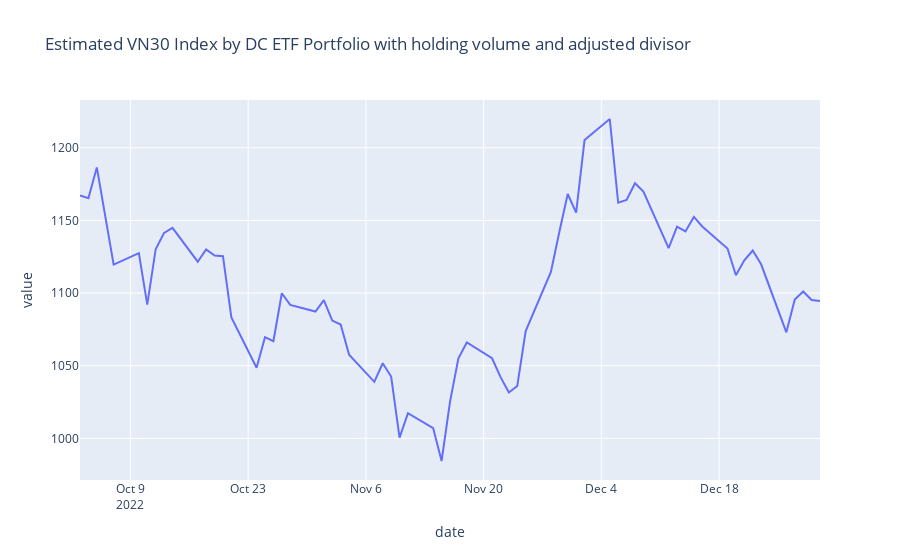

Write notebook code for a chart like this one.
### Code cell
import plotly.express as px
fig = px.line(vn30_index_holdingvol, x='date', y='value', title='Estimated VN30 Index by DC ETF Portfolio with holding volume and adjusted divisor')
fig.show()
